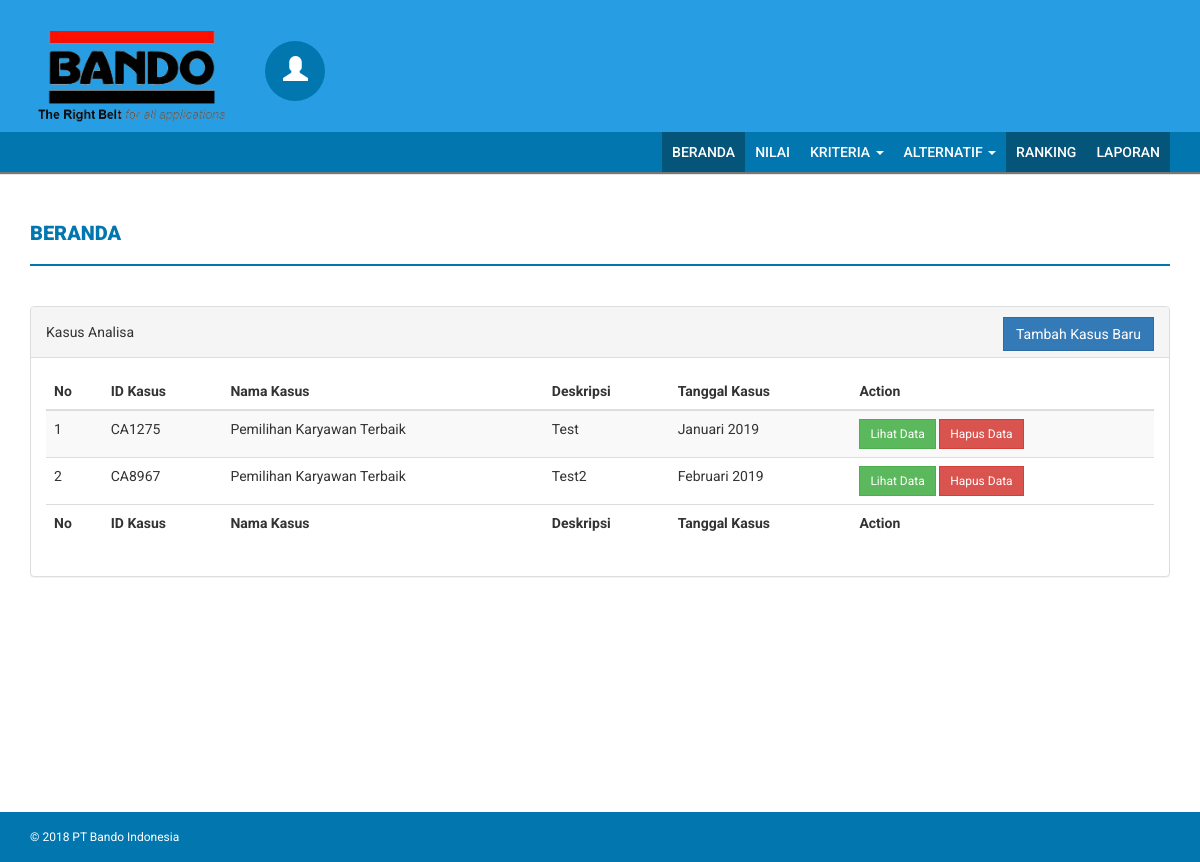
Before: / with the older database file.
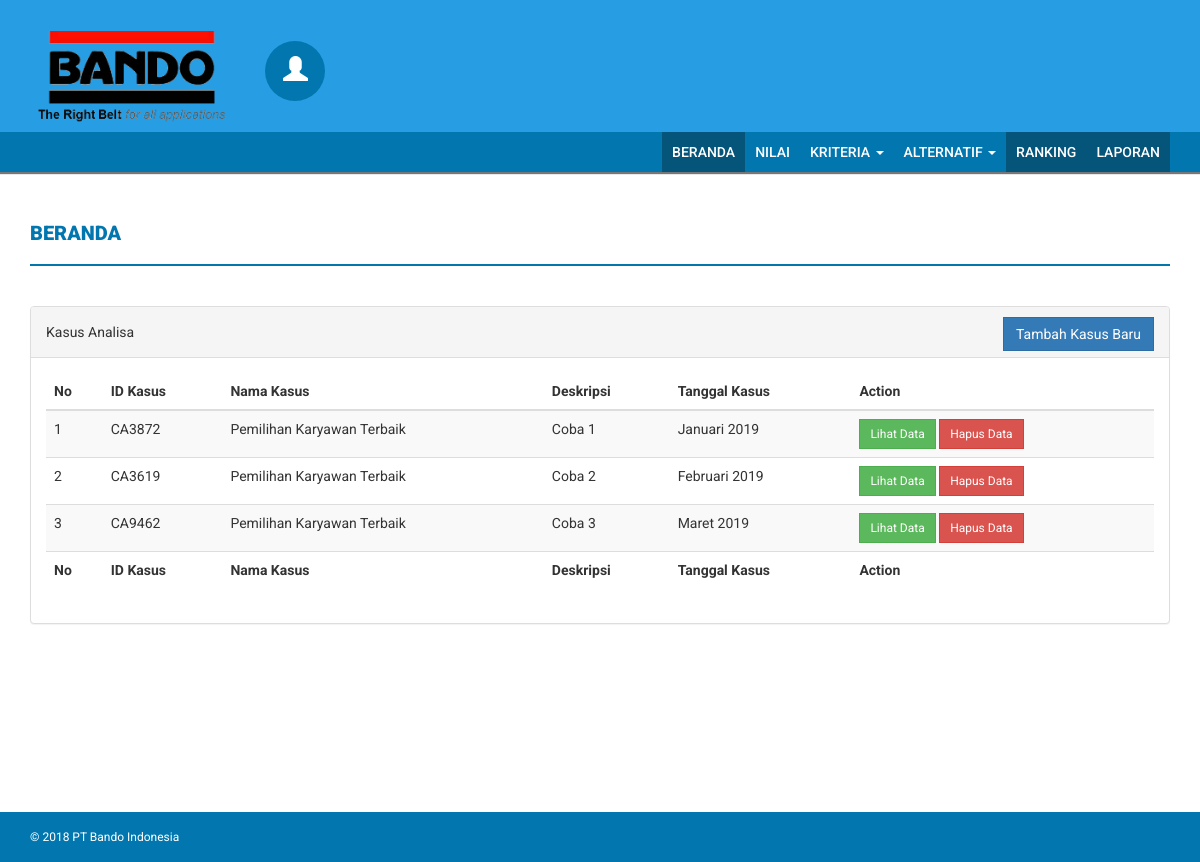
After: the same page with the newer database file.
### tables this page shows
CREATE TABLE `kasus` (
  `id` int(11) NOT NULL,
  `id_kasus` varchar(6) NOT NULL,
  `nama_kasus` varchar(50) NOT NULL,
  `tanggal_kasus` varchar(25) NOT NULL,
  `deskripsi` varchar(50) NOT NULL
);

### application/controllers/Beranda.php (called while the page is built, shortened)
<?php
class Beranda extends CI_Controller {
	public function __construct(){
		$this->load->model(array('KasusModel','HasilAnalisaModel','KriteriaModel','AlternatifModel','RankingModel','AnalisaAlternatifModel'));
	}
	public function index(){
		$model = $this->KasusModel;
		$data['table'] = $model->get();
		$this->load->view('layout/header');
		$this->load->view('beranda/index',$data);
		$this->load->view('layout/footer_home');
	}
}

### index.php (called while the page is built, shortened)
<?php
require_once BASEPATH.'core/CodeIgniter.php';

### application/helpers/menu_helper.php (called while the page is built)
<?php if(!defined('BASEPATH')) exit('No direct script access allowed');
if(!function_exists('active_link')) {
  function activate_menu($controller) {
    $CI = get_instance();
    $class = $CI->router->fetch_class();
    return ($class == $controller) ? 'menu-top-active' : '';
  }
}?>

### application/models/KasusModel.php (called while the page is built, shortened)
<?php
class KasusModel extends CI_Model {
	protected $table = 'kasus';
	public function get($select = '*',$join = NULL,$limit = NULL)
	{
			$query = $this->db->get($this->table);
			return $query->result();
	}
}
?>

### application/views/beranda/_table.php (the view)
<table id="" class="table table-striped">
  <thead>
    <tr>
      <th>No</th>
      <th>ID Kasus</th>
      <th>Nama Kasus</th>
      <th>Deskripsi</th>
      <th>Tanggal Kasus</th>
      <th>Action</th>
    </tr>
  </thead>
  <tbody>
    <?php $no=1; foreach ($table as $row){ ?>
      <tr>
        <td><?php echo $no; ?></td>
        <td><?php echo $row->id_kasus; ?></td>
        <td><?php echo $row->nama_kasus; ?></td>
        <td><?php echo $row->deskripsi; ?></td>
        <td><?php echo $row->tanggal_kasus; ?></td>
        <td>
          <a class="btn btn-sm btn-success" href="<?php echo base_url('beranda/kasus/'.$row->id_kasus) ?>">Lihat Data</a>
          <a class="btn btn-sm btn-danger" href="<?php echo base_url('beranda/delete/'.$row->id_kasus) ?>">Hapus Data</a>
        </td>
      </tr>
    <?php $no++; } ?>
  </tbody>
  <tfoot>
  <tr>
    <th>No</th>
    <th>ID Kasus</th>
    <th>Nama Kasus</th>
    <th>Deskripsi</th>
    <th>Tanggal Kasus</th>
    <th>Action</th>
  </tr>
  </tfoot>
</table>

### application/views/layout/header.php (shortened to what this page needs)
<!DOCTYPE html>
<html xmlns="http://www.w3.org/1999/xhtml">
<head>
  <link href="<?php echo base_url() ?>public/css/bootstrap.css" rel="stylesheet" />
  <link href="<?php echo base_url() ?>public/css/font-awesome.css" rel="stylesheet" />
  <link href="<?php echo base_url(); ?>public/plugins/datatables/dataTables.bootstrap.css" rel="stylesheet" >
  <link href="<?php echo base_url() ?>public/css/style.css" rel="stylesheet" />
  <link href="<?php echo base_url() ?>public/css/custom.css" rel="stylesheet" />
</head>
<body>
  <div class="navbar navbar-inverse set-radius-zero">
    <div class="container">
      <div class="navbar-header">
        <a class="navbar-brand" href="index.html">
                    <img class="img-responsive" src="<?php echo base_url() ?>public/img/logo.png" />
                </a>
      </div>
      <div class="left-div">
        <div class="user-settings-wrapper">
          <ul class="nav">
            <li class="dropdown">
              <a class="dropdown-toggle" data-toggle="dropdown" href="#" aria-expanded="false">
                                <span class="glyphicon glyphicon-user" style="font-size: 25px;"></span>
                            </a>
            </li>
          </ul>
        </div>
      </div>
    </div>
  </div>
  <section class="menu-section">
    <div class="container">
      <div class="row">
        <div class="col-md-12">
          <div class="navbar-collapse collapse ">
            <ul id="menu-top" class="nav navbar-nav navbar-right">
              <li class="<?php echo activate_menu('beranda') ?>"><a  href="<?php echo base_url(); ?>">Beranda</a></li>
              <li class="<?php echo activate_menu('nilai') ?>"><a href="<?php echo base_url('nilai'); ?>">Nilai</a></li>
              <li class="dropdown <?php echo activate_menu('kriteria') ?>">
                <a class="dropdown-toggle" data-toggle="dropdown" href="#">Kriteria
                  <span class="caret"></span></a>
              </li>
              <li class="dropdown <?php echo activate_menu('alternatif') ?>">
                <a class="dropdown-toggle" data-toggle="dropdown" href="#">Alternatif
                  <span class="caret"></span></a>
              </li>
              <li class="<?php echo activate_menu('beranda') ?>"><a href="#">Ranking</a></li>
              <li class="<?php echo activate_menu('beranda') ?>"><a href="#">Laporan</a></li>
            </ul>
          </div>
        </div>
      </div>
    </div>
  </section>

### application/views/beranda/index.php
<div class="content-wrapper">
  <div class="container">
    <div class="row">
      <div class="col-md-12">
        <h4 class="page-head-line">Beranda</h4>
      </div>
    </div>
    <div class="row">
      <div class="col-md-12">
        <div class="panel panel-default">
          <div class="panel-heading">
            Kasus Analisa
            <a class="btn btn-primary pull-right" href="<?php echo base_url('alternatif/generateid') ?>">Tambah Kasus Baru</a>
          </div>
          <div class="panel-body">
            <?php include('_table.php') ?>
          </div>
        </div>
      </div>
    </div>
  </div>
</div>

### application/views/layout/footer_home.php (shortened to what this page needs)
  <footer>
    <div class="container">
      <div class="row">
        <div class="col-md-12">
          &copy; <a href="https://www.bandoindonesia.com/" target="_blank">2018 PT Bando Indonesia</a>
        </div>
      </div>
    </div>
  </footer>
</body>
</html>

### public/css/style.css (style rules this page uses)
body { font-family: 'Roboto', sans-serif; line-height: 30px; }
.set-radius-zero { border-radius: 0px; -moz-border-radius: 0px; -webkit-border-radius: 0px; }
.content-wrapper { margin-top: 40px; min-height: 600px; padding-bottom: 60px; }
.page-head-line { font-weight: 900; padding-bottom: 20px; border-bottom: 2px solid #F0677C; text-transform: uppercase; color: #F0677C; font-size: 20px; margin-bottom: 40px; }
.btn { border-radius: 0px; -webkit-border-radius: 0px; -moz-border-radius: 0px; }
.left-div { padding-left: 30px; margin-top: 40px; margin-bottom: 30px; }
.navbar-brand { width: 250px; padding-top: 30px; }
.user-settings-wrapper .nav > li > a { position: relative; display: block; padding: 15px 18px; border-radius: 50%; -webkit-border-radius: 50%; -moz-border-radius: 50%; height: 60px; width: 60px; background-color: #F0677C; color: #fff; }
.user-settings-wrapper { margin-top: 10px; }
.user-settings-wrapper li { display: inline-block; }
.menu-section { background-color: #3D3D3D; }
#menu-top a { color: #FFF; text-decoration: none; font-weight: 500; padding: 10px 10px 10px 10px; text-transform: uppercase; }
.menu-top-active { background-color: #C36464; }
.navbar-inverse { background-color: #C36464; border-color: transparent; }
.navbar { margin-bottom: 0px; }
footer { padding: 10px; color: #fff; font-size: 12px; background-color: #C36464; }
footer a, footer a:hover { color: #fff; text-decoration: none; }

### public/css/custom.css (style rules this page uses)
.navbar-inverse { background-color: #279ee4; border-color: transparent; }
.menu-section { background-color: #0277af; -webkit-box-shadow: 0 1px 2px #777; -moz-box-shadow: 0 2px 1px #777; box-shadow: 0 2px 1px #777; }
.menu-top-active { background-color: #05557b; }
.page-head-line { font-weight: 900; padding-bottom: 20px; border-bottom: 2px solid #0277af; text-transform: uppercase; color: #0277af; font-size: 20px; margin-bottom: 40px; }
.user-settings-wrapper .nav>li>a { position: relative; display: block; padding: 15px 18px; border-radius: 50%; -webkit-border-radius: 50%; -moz-border-radius: 50%; height: 60px; width: 60px; background-color: #0277af; color: #fff; }
footer { padding: 10px; color: #fff; font-size: 12px; background-color: #0277af; }

Changed rows visible on the page:
removed kasus: id_kasus "CA1275", nama_kasus "Pemilihan Karyawan Terbaik", deskripsi "Test", tanggal_kasus "Januari 2019"
removed kasus: id_kasus "CA8967", nama_kasus "Pemilihan Karyawan Terbaik", deskripsi "Test2", tanggal_kasus "Februari 2019"
added kasus: id_kasus "CA3872", nama_kasus "Pemilihan Karyawan Terbaik", deskripsi "Coba 1", tanggal_kasus "Januari 2019"
added kasus: id_kasus "CA3619", nama_kasus "Pemilihan Karyawan Terbaik", deskripsi "Coba 2", tanggal_kasus "Februari 2019"
added kasus: id_kasus "CA9462", nama_kasus "Pemilihan Karyawan Terbaik", deskripsi "Coba 3", tanggal_kasus "Maret 2019"
